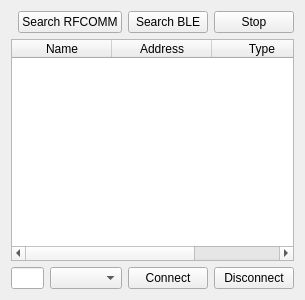
<?xml version="1.0" encoding="UTF-8"?>
<ui version="4.0">
 <class>DeviceForm</class>
 <widget class="QWidget" name="DeviceForm">
  <property name="geometry">
   <rect>
    <x>0</x>
    <y>0</y>
    <width>305</width>
    <height>300</height>
   </rect>
  </property>
  <property name="windowTitle">
   <string>Form</string>
  </property>
  <layout class="QVBoxLayout" name="verticalLayout">
   <item>
    <layout class="QHBoxLayout" name="horizontalLayout_2">
     <item>
      <spacer name="horizontalSpacer">
       <property name="orientation">
        <enum>Qt::Horizontal</enum>
       </property>
       <property name="sizeHint" stdset="0">
        <size>
         <width>40</width>
         <height>20</height>
        </size>
       </property>
      </spacer>
     </item>
     <item>
      <widget class="QPushButton" name="searchRFCOMMButton">
       <property name="text">
        <string>Search RFCOMM</string>
       </property>
      </widget>
     </item>
     <item>
      <widget class="QPushButton" name="searchBLEButton">
       <property name="text">
        <string>Search BLE</string>
       </property>
      </widget>
     </item>
     <item>
      <widget class="QPushButton" name="searchStopButton">
       <property name="text">
        <string>Stop</string>
       </property>
      </widget>
     </item>
    </layout>
   </item>
   <item>
    <widget class="QTableWidget" name="deviceTableWidget">
     <property name="editTriggers">
      <set>QAbstractItemView::NoEditTriggers</set>
     </property>
     <property name="selectionMode">
      <enum>QAbstractItemView::SingleSelection</enum>
     </property>
     <property name="selectionBehavior">
      <enum>QAbstractItemView::SelectRows</enum>
     </property>
     <column>
      <property name="text">
       <string>Name</string>
      </property>
     </column>
     <column>
      <property name="text">
       <string>Address</string>
      </property>
     </column>
     <column>
      <property name="text">
       <string>Type</string>
      </property>
     </column>
    </widget>
   </item>
   <item>
    <layout class="QHBoxLayout" name="horizontalLayout">
     <item>
      <widget class="QLineEdit" name="deviceAddressEdit"/>
     </item>
     <item>
      <widget class="QComboBox" name="deviceTypeBox"/>
     </item>
     <item>
      <widget class="QPushButton" name="connectButton">
       <property name="text">
        <string>Connect</string>
       </property>
      </widget>
     </item>
     <item>
      <widget class="QPushButton" name="disconnectButton">
       <property name="text">
        <string>Disconnect</string>
       </property>
      </widget>
     </item>
    </layout>
   </item>
  </layout>
 </widget>
 <resources/>
 <connections/>
</ui>
